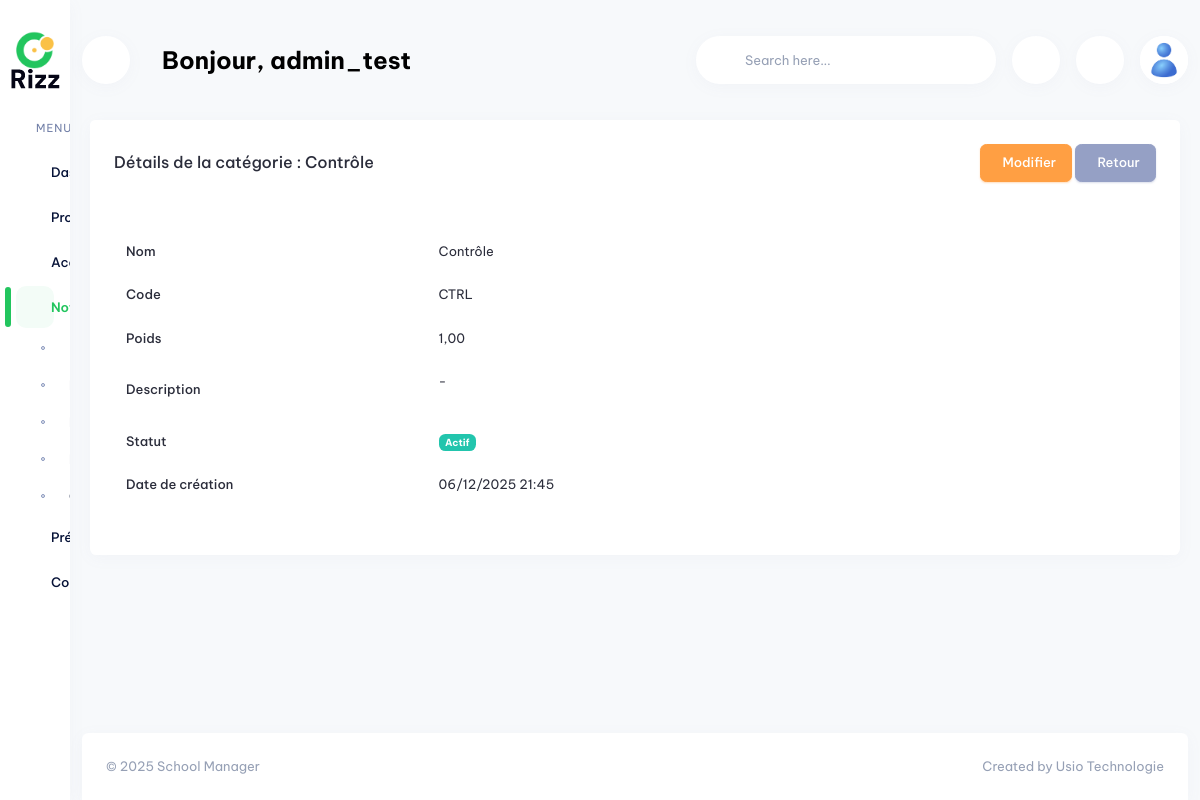
Page /grades/grade-categories/1/ (signed in) on the committed database.
### app_profile/models.py (models this page shows, shortened)
class Profile(models.Model):
    GENDER = [('male', 'Masculin'), ('female', 'Féminin'), ('other', 'Autre')]
    user = models.OneToOneField(
        User,
        on_delete=models.CASCADE,
        verbose_name="Utilisateur",
        help_text="Utilisateur Django associé à ce profil",
        related_name="profile"
    )
    reference = models.UUIDField(
        default=uuid4,
        unique=True,
        editable=False,
        verbose_name="Référence",
        help_text="Référence unique UUID du profil"
    )
    full_name = models.CharField(
        max_length=200,
        verbose_name="Nom complet",
        help_text="Nom et prénom du titulaire du compte"
    )
    firstname = models.CharField(
        max_length=100,
        verbose_name="Prénom",
        null=True,
        blank=True,
        help_text="Prénom du titulaire du compte"
    )
    name = models.CharField(
        max_length=100,
        verbose_name="Nom de famille",
        null=True,
        blank=True,
        help_text="Nom de famille du titulaire du compte"
    )
    birth_date = models.DateField(
        blank=True,
        null=True,
        verbose_name="Date de naissance",
        help_text="Date de naissance du titulaire (optionnel)"
    )
    id_card_number = models.CharField(
        max_length=50,
        blank=True,
        null=True,
        verbose_name="Numéro de pièce d'identité",
        help_text="Numéro de la pièce d'identité (optionnel)"
    )
    pincode = models.CharField(
        max_length=20,
        blank=True,
        null=True,
        verbose_name="Code PIN",
        help_text="Code PIN personnel (optionnel)"
    )
    gender = models.CharField(
        max_length=10,
        choices=GENDER,
        blank=True,
        null=True,
        verbose_name="Genre",
        help_text="Genre du titulaire (optionnel)"
    )
    country = models.ForeignKey(
        Country,
        on_delete=models.PROTECT,
        verbose_name="Pays",
        blank=True,
        null=True,
        help_text="Pays d'origine du titulaire"
    )
    phone = models.CharField(
        max_length=20,
        blank=True,
        null=True,
        verbose_name="Téléphone",
        help_text="Numéro de téléphone (optionnel)"
    )
    is_verified = models.BooleanField(
        default=False,
        verbose_name="Vérifié",
        help_text="Indique si le profil a été vérifié"
    )
    ROLE_CHOICES = [
        ('student', 'Élève'),
        ('teacher', 'Enseignant'),
        ('parent', 'Parent'),
        ('admin', 'Administrateur'),
        ('staff', 'Personnel'),
    ]
    role = models.CharField(
        max_length=20,
        choices=ROLE_CHOICES,
        blank=True,
        null=True,
        verbose_name="Rôle",
        help_text="Rôle principal du profil"
    )
    max_wallets = models.PositiveIntegerField(
        default=5,
        verbose_name="Nombre maximum de wallets",
        help_text="Nombre maximum de wallets que cet utilisateur peut créer (0 = illimité)"
    )
    photo = models.ImageField(
        upload_to='profiles/photos/',
        blank=True,
        null=True,
        verbose_name="Photo de profil",
        help_text="Photo de profil de l'utilisateur (max 2 Mo)"
    )
    is_active = models.BooleanField(
        default=True,
        verbose_name="Actif",
        help_text="Indique si le profil est actif"
    )
    created_at = models.DateTimeField(
        auto_now_add=True,
        verbose_name="Date de création"
    )
    updated_at = models.DateTimeField(
        auto_now=True,
        verbose_name="Date de modification"
    )
    objects = ProfileManager()
    class Meta:
        verbose_name = "Profile"
        verbose_name_plural = "Profiles"
        ordering = ['created_at']
        unique_together = ['phone']

### app_grades/models.py (models this page shows, shortened)
class GradeCategory(models.Model):
    name = models.CharField(
        max_length=100,
        unique=True,
        verbose_name="Nom",
        help_text="Nom de la catégorie (ex: Contrôle continu, Examen)"
    )
    code = models.CharField(
        max_length=20,
        unique=True,
        verbose_name="Code",
        help_text="Code unique de la catégorie"
    )
    weight = models.DecimalField(
        max_digits=5,
        decimal_places=2,
        default=1.0,
        validators=[MinValueValidator(0.01)],
        verbose_name="Poids",
        help_text="Poids de la catégorie pour le calcul de la moyenne"
    )
    description = models.TextField(
        blank=True,
        null=True,
        verbose_name="Description",
        help_text="Description de la catégorie"
    )
    is_active = models.BooleanField(
        default=True,
        verbose_name="Actif",
        help_text="Indique si la catégorie est active"
    )
    created_at = models.DateTimeField(
        auto_now_add=True,
        verbose_name="Date de création"
    )
    updated_at = models.DateTimeField(
        auto_now=True,
        verbose_name="Date de modification"
    )
    created_by = models.ForeignKey(
        settings.AUTH_USER_MODEL,
        on_delete=models.SET_NULL,
        null=True,
        blank=True,
        related_name='grade_categories_created',
        verbose_name="Créé par"
    )
    updated_by = models.ForeignKey(
        settings.AUTH_USER_MODEL,
        on_delete=models.SET_NULL,
        null=True,
        blank=True,
        related_name='grade_categories_updated',
        verbose_name="Modifié par"
    )
    class Meta:
        verbose_name = "Catégorie d'évaluation"
        verbose_name_plural = "Catégories d'évaluation"
        ordering = ['name']
        indexes = [
            models.Index(fields=['code']),
            models.Index(fields=['is_active']),
        ]

### app_grades/views.py (the view)
# urls.py: path('grade-categories/<int:pk>/', views.GradeCategoryDetailView.as_view(), name='grade_category_detail'),
class GradeCategoryDetailView(PermissionRequiredMixin, DetailView):
    model = GradeCategory
    template_name = 'app_grades/grade_category_detail.html'
    context_object_name = 'grade_category'
    required_permission = 'view_assessment'
    required_resource = 'app_grades'
    @method_decorator(login_required)
    def dispatch(self, *args, **kwargs):
        return super().dispatch(*args, **kwargs)
    def get_queryset(self):
        return GradeCategory.objects.filter(is_active=True)

### templates/app_grades/grade_category_detail.html (shortened to what this page needs)
{% extends "base.html" %}
{% load static %}
{% block content %}
<div class="row">
    <div class="col-12">
        <div class="card">
            <div class="card-header">
                <div class="row align-items-center">
                    <div class="col">
                        <h4 class="card-title mb-0">Détails de la catégorie : {{ grade_category.name }}</h4>
                    </div>
                    <div class="col-auto">
                        <a href="{% url 'app_grades:grade_category_update' grade_category.pk %}" class="btn btn-warning">
                             Modifier
                        </a>
                        <a href="{% url 'app_grades:grade_category_list' %}" class="btn btn-secondary">
                             Retour
                        </a>
                    </div>
                </div>
            </div>
            <div class="card-body">
                <table class="table table-borderless">
                    <tr>
                        <th width="30%">Nom</th>
                        <td>{{ grade_category.name }}</td>
                    </tr>
                    <tr>
                        <th>Code</th>
                        <td>{{ grade_category.code }}</td>
                    </tr>
                    <tr>
                        <th>Poids</th>
                        <td>{{ grade_category.weight }}</td>
                    </tr>
                    <tr>
                        <th>Description</th>
                        <td>{{ grade_category.description|default:"-"|linebreaks }}</td>
                    </tr>
                    <tr>
                        <th>Statut</th>
                        <td>
                            {% if grade_category.is_active %}
                                <span class="badge bg-success">Actif</span>
                            {% else %}
                                <span class="badge bg-danger">Inactif</span>
                            {% endif %}
                        </td>
                    </tr>
                    <tr>
                        <th>Date de création</th>
                        <td>{{ grade_category.created_at|date:"d/m/Y H:i" }}</td>
                    </tr>
                </table>
            </div>
        </div>
    </div>
</div>
{% endblock %}

### templates/base.html (shortened to what this page needs)
<!DOCTYPE html>
{% load static %}
<html lang="en" dir="ltr" data-startbar="light" data-bs-theme="light">
<head>
    <link rel="stylesheet" href="{% static 'school_manager/assets/libs/jsvectormap/css/jsvectormap.min.css' %}">
     <link href="{% static 'school_manager/assets/css/bootstrap.min.css' %}" rel="stylesheet" type="text/css" />
     <link href="{% static 'school_manager/assets/css/icons.min.css' %}" rel="stylesheet" type="text/css" />
     <link href="{% static 'school_manager/assets/css/app.min.css' %}" rel="stylesheet" type="text/css" />
     <link href="{% static 'school_manager/assets/css/custom-colors.css' %}" rel="stylesheet" type="text/css" />
</head>
<body>
    {% block navbar %}
    <div class="topbar d-print-none">
        <div class="container-xxl">
            <nav class="topbar-custom d-flex justify-content-between" id="topbar-custom">
                <ul class="topbar-item list-unstyled d-inline-flex align-items-center mb-0">
                    <li>
                        <button class="nav-link mobile-menu-btn nav-icon" id="togglemenu">
                        </button>
                    </li>
                    <li class="mx-3 welcome-text">
                        <h3 class="mb-0 fw-bold text-truncate">Bonjour, {{ user_full_name|default:request.user.username }}</h3>
                    </li>
                </ul>
                <ul class="topbar-item list-unstyled d-inline-flex align-items-center mb-0">
                    <li class="hide-phone app-search">
                        <form role="search" action="" method="get">
                            <input type="search" name="search" class="form-control top-search mb-0" placeholder="Search here...">
                            <button type="submit"></button>
                        </form>
                    </li>
                    <li class="topbar-item">
                        <a class="nav-link nav-icon" href="javascript:void(0);" id="light-dark-mode">
                        </a>
                    </li>
                    <li class="dropdown topbar-item">
                        <a class="nav-link dropdown-toggle arrow-none nav-icon" data-bs-toggle="dropdown" href="index.html#" role="button"
                            aria-haspopup="false" aria-expanded="false">
                        </a>
                    </li>
                    {% if request.user.is_authenticated %}
                        <li class="dropdown topbar-item">
                          <a class="nav-link dropdown-toggle arrow-none nav-icon" data-bs-toggle="dropdown" href="#" role="button"
                             aria-haspopup="false" aria-expanded="false">
                            {% if user_photo %}
                              <img src="{{ user_photo.url }}" alt="{{ user_full_name|default:request.user.username }}" class="thumb-lg rounded-circle">
                            {% else %}
                              <img src="{% static 'school_manager/assets/images/avatar.jpg' %}" alt="{{ user_full_name|default:request.user.username }}" class="thumb-lg rounded-circle">
                            {% endif %}
                          </a>
                        </li>
                        {% else %}
                        <li class="topbar-item">
                          <a class="btn btn-sm btn-primary" href="{% url 'app_profile:login' %}">Se connecter</a>
                        </li>
                        {% endif %}
                </ul>
            </nav>
        </div>
    </div>
    {% endblock %}
    {% block sidebar %}
    <div class="startbar d-print-none">
        <div class="brand">
            <a href="index.html" class="logo">
                <span>
                    <img src="assets/images/logo-sm.png" alt="logo-small" class="logo-sm">
                </span>
            </a>
        </div>
        <div class="startbar-menu" >
            <div class="startbar-collapse" id="startbarCollapse" data-simplebar>
                <div class="d-flex align-items-start flex-column w-100">
                    <ul class="navbar-nav mb-auto w-100">
                        {% for menu_item in sidebar_menu %}
                            <li class="nav-item">
                                {% if menu_item.url %}
                                    <a class="nav-link {% if menu_item.is_active %}active{% endif %}" href="{{ menu_item.url }}">
                                    </a>
                                {% elif menu_item.children %}
                                    {% with menu_id="sidebar"|add:menu_item.title|slugify %}
                                    <a class="nav-link {% if menu_item.is_active %}active{% endif %}" href="#{{ menu_id }}" data-bs-toggle="collapse" role="button"
                                        aria-expanded="{% if menu_item.is_active %}true{% else %}false{% endif %}" aria-controls="{{ menu_id }}">
                                    </a>
                                    {% endwith %}
                                {% endif %}
                            </li>
                        {% endfor %}
                    </ul>
                </div>
            </div>
        </div>
    </div>
    {% endblock %}
    <div class="page-wrapper">
        <div class="page-content">
            <div class="container-xxl">
              {% block content %}
              {% endblock %}
            </div>
            <footer class="footer text-center text-sm-start d-print-none">
                <div class="container-xxl">
                    <div class="row">
                        <div class="col-12">
                            <div class="card mb-0 rounded-bottom-0">
                                <div class="card-body">
                                    <p class="text-muted mb-0">
                                        ©
                                        School Manager
                                        <span
                                            class="text-muted d-none d-sm-inline-block float-end">
                                            Created by Usio Technologie</span>
                                    </p>
                                </div>
                            </div>
                        </div>
                    </div>
                </div>
            </footer>
        </div>
    </div>
</body>
</html>

### rows in the picture
Profile: full_name.username "admin_test"
GradeCategory: name "Contrôle", code "CTRL", weight "1,00", description "-", created_at "06/12/2025 21:45"
